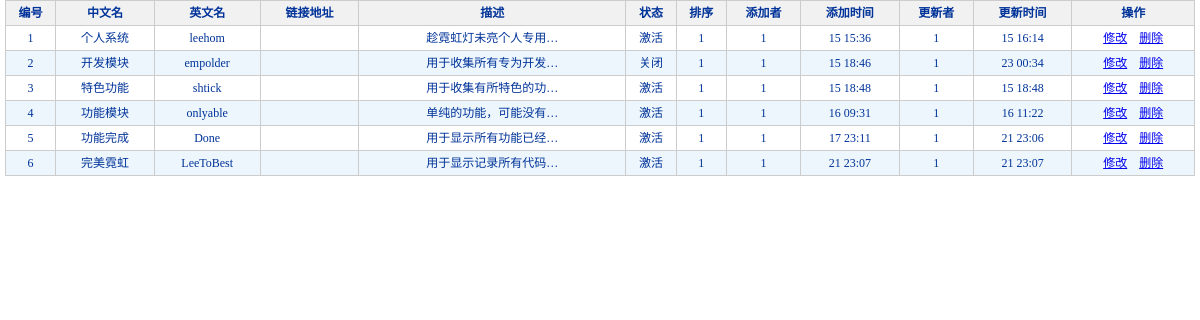
The app's page /leetobest/admin/listchannels.php (signed in) with its own data.
### tables this page shows
CREATE TABLE `channels` (
  `channels_id` int(10) unsigned NOT NULL auto_increment,
  `channels_name` varchar(100) NOT NULL default '' COMMENT '名称',
  `channels_path` varchar(100) NOT NULL default '' COMMENT '英文名',
  `channels_url` varchar(100) default NULL COMMENT '地址',
  `channels_description` text COMMENT '描述',
  `channels_status` int(10) unsigned NOT NULL default '0' COMMENT '状态,1-在用 2 关闭',
  `channels_sort` int(10) unsigned NOT NULL default '0' COMMENT '排序,值1-9',
  `channels_adduser` int(10) unsigned NOT NULL default '0' COMMENT '添加者,用户表的主键',
  `channels_edituser` int(10) NOT NULL default '0' COMMENT '更新者',
  `channels_addtime` varchar(45) NOT NULL default '' COMMENT '添加时间',
  `channels_edittime` varchar(45) NOT NULL default '' COMMENT '更新时间',
  `channels_remark1` varchar(45) default NULL COMMENT '备用字段1',
  `channels_remark2` varchar(45) default NULL COMMENT '备用字段2',
  `channels_remark3` varchar(45) default NULL COMMENT '备用字段3',
  PRIMARY KEY  (`channels_id`)
);

### leetobest/include/mysql.php (called while the page is built, shortened)
<?php
   class Mysql{
      function Mysql($dbhost, $dbuser, $dbpw, $dbname = '', $charset = ''){
		 $this->dbhost=$dbhost;
		 $this->dbuser=$dbuser;
		 $this->dbpw=$dbpw;
		 $this->dbname=$dbname;
		 $this->charset=$charset;
	     $this->dblink = mysql_connect($this->dbhost,$this->dbuser,$this->dbpw);
	  }
	  function free_result(&$query){
		 return mysql_free_result($query);
	  }
	  function selectPage($tablename='',$arr1=array(),$arr2=array(),$arr3=array(),$order_str='',$start=0,$pageSize=1){
		  $sql="SELECT * FROM ".$tablename." WHERE 1=1";
		  $sql=$sql." LIMIT ".$start.",".$pageSize;
		  $res=mysql_query($sql);
		  $back_arr=array();
		  while($row=mysql_fetch_array($res,MYSQL_BOTH)){
              $back_arr=array_pad($back_arr,count($back_arr)+1,$row);
		  }
		  return $back_arr;
	  }
   }
?>

### leetobest/include/leeutil.php (called while the page is built, shortened)
<?php
	function my_substr($str,$limit_length,$charset,$omit=''){
			$return_str = "";
			$len = mb_strlen($str,$charset);
			if ( $len > $limit_length ){
				 if(strlen($omit)<=0){
					  $omit = "&hellip;";
				 }
			}else{
				  $limit_length = $len;
				  $omit='';
			}
			for ($i = 0; $i < $limit_length; $i++){
					$curr_char = mb_substr($str,$i,1,$charset);
					$return_str .= $curr_char;
			}
			return $return_str.$omit;
	}
?>

### leetobest/admin/listchannels.php (the view, shortened to what this page needs)
<?php
	 include_once('../include/leeutil.php');
	 $pageNo=@trim($pageNo);
	 if(empty($pageNo)){
		$pageNo=1;
	 }else{
		$pageNo=(int)$pageNo;
		if($pageNo<=0){
			 $pageNo=1;
		}
	 }
	 $pageSize=@trim($pageSize);
	 if(empty($pageSize)){
		$pageSize=10;
	 }else{
		$pageSize=(int)$pageSize;
		if($pageSize<=0){
			$pageSize=10;
		}
	}
?>
<!DOCTYPE html PUBLIC "-//W3C//DTD XHTML 1.0 Transitional//EN" "http://www.w3.org/TR/xhtml1/DTD/xhtml1-transitional.dtd">
<html xmlns="http://www.w3.org/1999/xhtml">
<head>
<link href="style/index.css" type=text/css rel=stylesheet />
</head>
<body>
<table border="0" cellpadding="0" cellspacing="0" class="list_table">
  <tr>
    <td><table border="0" cellpadding="0" cellspacing="0" class="list_table_main">
        <tr>
          <th>编号</th>
		  <th>中文名</th>
		  <th>英文名</th>
		  <th>链接地址</th>
		  <th>描述</th>
		  <th>状态</th>
		  <th>排序</th>
		  <th>添加者</th>
		  <th>添加时间</th>
		  <th>更新者</th>
		  <th>更新时间</th>
          <th>操作</th>
        </tr>
		<?php
		    @include_once '../include/mysql.php';
			$db = new Mysql(DB_HOST,DB_USER,DB_PW,DB_NAME,DB_CHARSET);
		    $start=($pageNo-1)*$pageSize;
			$back_arr=$db->selectPage('channels',array(),array(),array(),'',$start,$pageSize);
			for($i=0;$i<count($back_arr);$i++){
		?>
		<tr>
		   <td><?php echo @empty($back_arr[$i]['channels_id'])?'0':$back_arr[$i]['channels_id']?></td>
		   <td><?php echo @empty($back_arr[$i]['channels_name'])?'':$back_arr[$i]['channels_name']?></td>
		   <td><?php echo @empty($back_arr[$i]['channels_path'])?'':$back_arr[$i]['channels_path']?></td>
		   <td><?php echo @empty($back_arr[$i]['channels_url'])?'':$back_arr[$i]['channels_url']?></td>
		   <td title='<?php echo @empty($back_arr[$i]['channels_description'])?'':$back_arr[$i]['channels_description']?>'><?php echo @empty($back_arr[$i]['channels_description'])?'':my_substr($back_arr[$i]['channels_description'],10,'UTF-8')?></td>
		   <td><?php echo @empty($back_arr[$i]['channels_status'])?'':($back_arr[$i]['channels_status']==1?'激活':'关闭')?></td>
		   <td><?php echo @empty($back_arr[$i]['channels_sort'])?'':$back_arr[$i]['channels_sort']?></td>
		   <td><?php echo @empty($back_arr[$i]['channels_adduser'])?'':$back_arr[$i]['channels_adduser']?></td>
		   <td title="<?php echo @empty($back_arr[$i]['channels_addtime'])?'':$back_arr[$i]['channels_addtime']?>"><?php echo @empty($back_arr[$i]['channels_addtime'])?'':substr($back_arr[$i]['channels_addtime'],8,-3)?></td>
		   <td><?php echo @empty($back_arr[$i]['channels_edituser'])?'':$back_arr[$i]['channels_edituser']?></td>
		   <td title="<?php echo @empty($back_arr[$i]['channels_edittime'])?'':$back_arr[$i]['channels_edittime'] ?>"><?php echo @empty($back_arr[$i]['channels_edittime'])?'':substr($back_arr[$i]['channels_edittime'],8,-3)?></td>
		   <td>
		       <a href="editChannels.php?channels_id=<?php echo @empty($back_arr[$i]['channels_id'])?'0':$back_arr[$i]['channels_id'];?>&pageNo=<?php echo $pageNo; ?>">修改</a>
               <a href="../control/channels.php?method=delete&channels_id=<?php echo @empty($back_arr[$i]['channels_id'])?'0':$back_arr[$i]['channels_id'];?>&pageNo=<?php echo $pageNo; ?>&pageSize=<?php echo $pageSize; ?>">删除</a>
		   </td>
		</tr>
		<?php
			}
		?>
      </table></td>
  </tr>
</table>
</body>
</html>

### leetobest/admin/style/index.css (style rules this page uses)
* { margin: 0px; padding: 0px; }
body { margin:0; padding:0; text-align:left; font-size:14px; color:#00f; background:#fff; }
table { margin:10px 0 0 10px; border-collapse: collapse; font-size:12px; font-family:"宋体"; }
th { border: 1px solid #cccccc; height:24px; }
td { border: 1px solid #cccccc; height:24px; }
.list_table { margin:0; padding:0; width:100%;color:#039; border:0; }
.list_table td { padding:0 5px; border:0; }
.list_table_main { margin:0; padding:0; width:100%;color:#039; text-align:center; }
.list_table_main th { margin:0; padding:0;color:#039; border: 1px solid #cccccc; height:24px; line-height:24px; background:#f1f1f1; }
.list_table_main td { margin:0; padding:0;color:#039; border: 1px solid #cccccc; height:24px; line-height:24px; }

### leetobest/admin/listchannels.php (style rules this page uses)
tr.alt td { background:#ecf6fc; }

### records on screen
channels: channels_id "1", channels_name "个人系统", channels_path "leehom", channels_description "趁霓虹灯未亮个人专用…", channels_status "激活", channels_sort "1", channels_adduser "1", channels_addtime "15 15:36", channels_edituser "1", channels_edittime "15 16:14"
channels: channels_id "2", channels_name "开发模块", channels_path "empolder", channels_description "用于收集所有专为开发…", channels_status "关闭", channels_sort "1", channels_adduser "1", channels_addtime "15 18:46", channels_edituser "1", channels_edittime "23 00:34"
channels: channels_id "3", channels_name "特色功能", channels_path "shtick", channels_description "用于收集有所特色的功…", channels_status "激活", channels_sort "1", channels_adduser "1", channels_addtime "15 18:48", channels_edituser "1", channels_edittime "15 18:48"
channels: channels_id "4", channels_name "功能模块", channels_path "onlyable", channels_description "单纯的功能，可能没有…", channels_status "激活", channels_sort "1", channels_adduser "1", channels_addtime "16 09:31", channels_edituser "1", channels_edittime "16 11:22"
channels: channels_id "5", channels_name "功能完成", channels_path "Done", channels_description "用于显示所有功能已经…", channels_status "激活", channels_sort "1", channels_adduser "1", channels_addtime "17 23:11", channels_edituser "1", channels_edittime "21 23:06"
channels: channels_id "6", channels_name "完美霓虹", channels_path "LeeToBest", channels_description "用于显示记录所有代码…", channels_status "激活", channels_sort "1", channels_adduser "1", channels_addtime "21 23:07", channels_edituser "1", channels_edittime "21 23:07"
